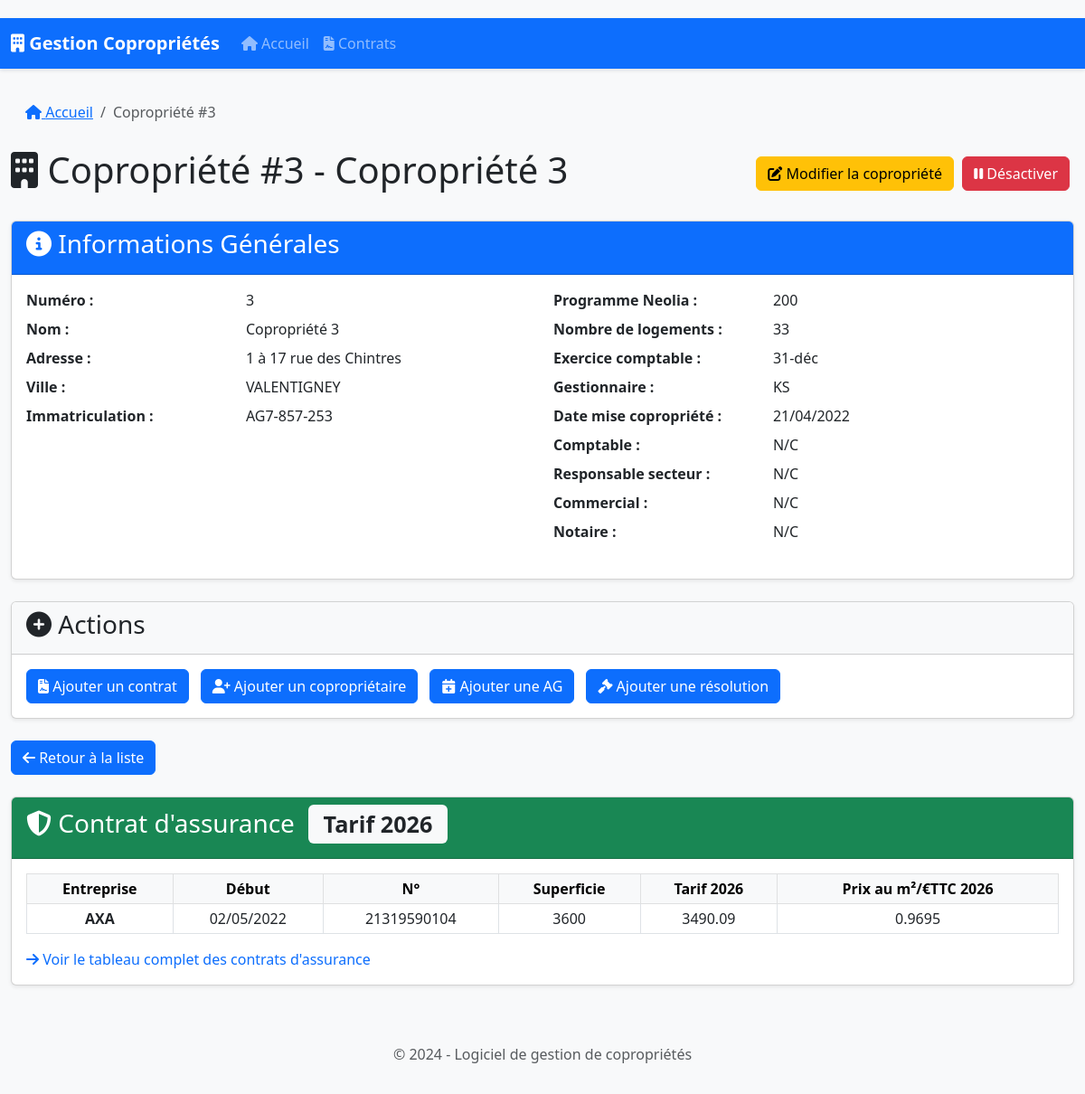
The page /copropriete/3 on the database its author committed.
### app.py (models this page shows)
class Copropriete(db.Model):
    id = db.Column(db.Integer, primary_key=True)
    numero = db.Column(db.Integer, unique=True, nullable=False)
    nom = db.Column(db.String(200), nullable=False)
    date_mise_copropriete = db.Column(db.Date)
    programme_neolia = db.Column(db.String(100))
    adresse = db.Column(db.String(300))
    ville = db.Column(db.String(100))
    immatriculation = db.Column(db.String(100))
    nombre_logements = db.Column(db.Integer)
    exercice_comptable = db.Column(db.String(20))
    gestionnaire = db.Column(db.String(50))
    comptable = db.Column(db.String(100))
    responsable_secteur = db.Column(db.String(200))
    commercial = db.Column(db.String(200))
    notaire = db.Column(db.String(200))
    est_active = db.Column(db.Boolean, default=True)
    fiche_immeuble = db.relationship('FicheImmeuble', backref='copropriete', uselist=False)
    contrats = db.relationship('Contrat', backref='copropriete', lazy=True)
    coproprietaires = db.relationship('Coproprietaire', backref='copropriete', lazy=True)
    assemblees_generales = db.relationship('AssembleeGenerale', backref='copropriete', lazy=True)
    resolutions_futures = db.relationship('ResolutionFuture', backref='copropriete', lazy=True)

class AssuranceCellule(db.Model):
    __tablename__ = 'assurance_cellules'
    id = db.Column(db.Integer, primary_key=True)
    ligne_id = db.Column(db.Integer, db.ForeignKey('assurance_lignes.id'), nullable=False)
    colonne_id = db.Column(db.Integer, db.ForeignKey('assurance_colonnes.id'), nullable=False)
    valeur = db.Column(db.Text)

### app.py (the view)
@app.route('/copropriete/<int:copro_id>')
def copropriete(copro_id):
    copropriete = Copropriete.query.options(
        joinedload(Copropriete.fiche_immeuble),
        joinedload(Copropriete.coproprietaires),
        joinedload(Copropriete.coproprietaires).joinedload(Coproprietaire.lots),
        joinedload(Copropriete.coproprietaires).joinedload(Coproprietaire.emails),
        joinedload(Copropriete.coproprietaires).joinedload(Coproprietaire.telephones),
        joinedload(Copropriete.contrats).joinedload(Contrat.prestations),
        joinedload(Copropriete.assemblees_generales).joinedload(AssembleeGenerale.points_a_retenir),
        joinedload(Copropriete.assemblees_generales).joinedload(AssembleeGenerale.budgets_travaux).joinedload(BudgetTravaux.appels_fonds),
        joinedload(Copropriete.resolutions_futures)
    ).get_or_404(copro_id)
    types_contrats = ["Assurance", "Nettoyage", "Entretien", "Sécurité", "Autre"]
    civilites = Civilite.query.all()
    assurance_contrat = _assurance_pour_copropriete(copropriete.numero)
    return render_template(
        'copropriete.html',
        copropriete=copropriete,
        contrats=copropriete.contrats,
        coproprietaires=copropriete.coproprietaires,
        assemblees=copropriete.assemblees_generales,
        resolutions=copropriete.resolutions_futures,
        types_contrats=types_contrats,
        civilites=civilites,
        assurance_contrat=assurance_contrat
    )

### app.py (called while the page is built)
@app.context_processor
def inject_models():
    return dict(Civilite=Civilite)

### templates/copropriete.html (shortened to what this page needs)
{% extends "base.html" %}
{% block content %}
<div class="row">
    <div class="col-md-12">
        <nav aria-label="breadcrumb">
            <ol class="breadcrumb">
                <li class="breadcrumb-item"><a href="{{ url_for('index') }}"><i class="fas fa-home"></i> Accueil</a></li>
                <li class="breadcrumb-item active" aria-current="page">Copropriété #{{ copropriete.numero }}</li>
            </ol>
        </nav>
        <div class="d-flex justify-content-between align-items-center mb-4">
            <h1><i class="fas fa-building"></i> Copropriété #{{ copropriete.numero }} - {{ copropriete.nom }}</h1>
            <div>
                    <a href="{{ url_for('edit_copropriete', copro_id=copropriete.id) }}" class="btn btn-warning">
                        <i class="fas fa-edit"></i> Modifier la copropriété
                    </a>
                {% if copropriete.est_active %}
                    <form method="POST" action="{{ url_for('toggle_active', copro_id=copropriete.id) }}" class="d-inline">
                        <button type="submit" class="btn btn-danger">
                            <i class="fas fa-pause"></i> Désactiver
                        </button>
                    </form>
                {% else %}
                    <form method="POST" action="{{ url_for('toggle_active', copro_id=copropriete.id) }}" class="d-inline">
                        <button type="submit" class="btn btn-success">
                            <i class="fas fa-play"></i> Réactiver
                        </button>
                    </form>
                {% endif %}
            </div>
        </div>
    </div>
</div>
<div class="card mb-4">
    <div class="card-header bg-primary text-white">
        <h3><i class="fas fa-info-circle"></i> Informations Générales</h3>
    </div>
    <div class="card-body">
        <div class="row">
            <div class="col-md-6">
                <dl class="row">
                    <dt class="col-sm-5">Numéro :</dt>
                    <dd class="col-sm-7">{{ copropriete.numero }}</dd>
                    <dt class="col-sm-5">Nom :</dt>
                    <dd class="col-sm-7">{{ copropriete.nom }}</dd>
                    <dt class="col-sm-5">Adresse :</dt>
                    <dd class="col-sm-7">{{ copropriete.adresse }}</dd>
                    <dt class="col-sm-5">Ville :</dt>
                    <dd class="col-sm-7">{{ copropriete.ville }}</dd>
                    <dt class="col-sm-5">Immatriculation :</dt>
                    <dd class="col-sm-7">{{ copropriete.immatriculation or 'N/C' }}</dd>
                </dl>
            </div>
            <div class="col-md-6">
                <dl class="row">
                    <dt class="col-sm-5">Programme Neolia :</dt>
                    <dd class="col-sm-7">{{ copropriete.programme_neolia or 'N/C' }}</dd>
                    <dt class="col-sm-5">Nombre de logements :</dt>
                    <dd class="col-sm-7">{{ copropriete.nombre_logements or 0 }}</dd>
                    <dt class="col-sm-5">Exercice comptable :</dt>
                    <dd class="col-sm-7">{{ copropriete.exercice_comptable or 'N/C' }}</dd>
                    <dt class="col-sm-5">Gestionnaire :</dt>
                    <dd class="col-sm-7">{{ copropriete.gestionnaire or 'N/C' }}</dd>
                    <dt class="col-sm-5">Date mise copropriété :</dt>
                    <dd class="col-sm-7">
                        {{ copropriete.date_mise_copropriete.strftime('%d/%m/%Y') if copropriete.date_mise_copropriete else 'N/C' }}
                    </dd>
                    <dt class="col-sm-5">Comptable :</dt>
                    <dd class="col-sm-7">{{ copropriete.comptable or 'N/C' }}</dd>
                    <dt class="col-sm-5">Responsable secteur :</dt>
                    <dd class="col-sm-7">{{ copropriete.responsable_secteur or 'N/C' }}</dd>
                    <dt class="col-sm-5">Commercial :</dt>
                    <dd class="col-sm-7">{{ copropriete.commercial or 'N/C' }}</dd>
                    <dt class="col-sm-5">Notaire :</dt>
                    <dd class="col-sm-7">{{ copropriete.notaire or 'N/C' }}</dd>
                </dl>
            </div>
        </div>
    </div>
</div>
<div class="card mb-4">
    <div class="card-header bg-light">
        <h3><i class="fas fa-plus-circle"></i> Actions</h3>
    </div>
    <div class="card-body">
        <div class="d-flex flex-wrap gap-2">
            <button type="button" class="btn btn-primary" data-bs-toggle="modal" data-bs-target="#addContratModal">
                <i class="fas fa-file-contract"></i> Ajouter un contrat
            </button>
            <button type="button" class="btn btn-primary" data-bs-toggle="modal" data-bs-target="#addCoproprietaireModal">
                <i class="fas fa-user-plus"></i> Ajouter un copropriétaire
            </button>
            <button type="button" class="btn btn-primary" data-bs-toggle="modal" data-bs-target="#addAGModal">
                <i class="fas fa-calendar-plus"></i> Ajouter une AG
            </button>
            <button type="button" class="btn btn-primary" data-bs-toggle="modal" data-bs-target="#addResolutionModal">
                <i class="fas fa-gavel"></i> Ajouter une résolution
            </button>
        </div>
    </div>
</div>
<a href="{{ url_for('index') }}" class="btn btn-primary mb-4">
    <i class="fas fa-arrow-left"></i> Retour à la liste
</a>
{% if assurance_contrat %}
<div class="card mb-4">
    <div class="card-header bg-success text-white">
        <h3><i class="fas fa-shield-alt"></i> Contrat d'assurance
            {% if assurance_contrat.derniere_annee %}<span class="badge bg-light text-dark ms-2">Tarif {{ assurance_contrat.derniere_annee }}</span>{% endif %}
        </h3>
    </div>
    <div class="card-body">
        <div class="table-responsive">
            <table class="table table-sm table-bordered align-middle">
                <thead class="table-light">
                    <tr class="text-center">
                        <th>Entreprise</th>
                        <th>Début</th>
                        <th>N°</th>
                        <th>Superficie</th>
                        {% if assurance_contrat.derniere_annee %}
                        <th>Tarif {{ assurance_contrat.derniere_annee }}</th>
                        <th>Prix au m²/€TTC {{ assurance_contrat.derniere_annee }}</th>
                        {% endif %}
                    </tr>
                </thead>
                <tbody>
                    <tr class="text-center">
                        <td class="fw-bold">{{ assurance_contrat.entreprise or '—' }}</td>
                        <td>{{ assurance_contrat.debut or '—' }}</td>
                        <td>{{ assurance_contrat.numero_contrat or '—' }}</td>
                        <td>{{ assurance_contrat.superficie or '—' }}</td>
                        {% if assurance_contrat.derniere_annee %}
                        <td>{{ assurance_contrat.dernier_tarif or '—' }}</td>
                        <td>{{ assurance_contrat.dernier_prix_m2 or '—' }}</td>
                        {% endif %}
                    </tr>
                </tbody>
            </table>
        </div>
        <p class="text-muted mb-0">
            <a href="{{ url_for('assurance_page') }}" class="text-decoration-none">
                <i class="fas fa-arrow-right"></i> Voir le tableau complet des contrats d'assurance
            </a>
        </p>
    </div>
</div>
{% endif %}
{% endblock %}

### static/css/style.css (style rules this page uses)
body { padding-top: 20px; background-color: #f8f9fa; }
.card { margin-bottom: 20px; box-shadow: 0 0.125rem 0.25rem rgba(0, 0, 0, 0.075); }
.card-header { font-weight: 600; }
.table-responsive { overflow-x: auto; }
.table { margin-bottom: 1rem; }
.table th { white-space: nowrap; }
.badge { font-size: 0.9em; padding: 0.35em 0.65em; }
.btn { margin-right: 5px; }
.breadcrumb { background-color: transparent; padding: 0.75rem 1rem; }
.breadcrumb-item + .breadcrumb-item::before { content: "/"; }

### rows shown on the page
Copropriete: numero "3", nom "Copropriété 3", adresse "1 à 17 rue des Chintres", ville "VALENTIGNEY", immatriculation "AG7-857-253", programme_neolia "200", nombre_logements "33", exercice_comptable "31-déc", gestionnaire "KS", date_mise_copropriete "21/04/2022", comptable "N/C", responsable_secteur "N/C", commercial "N/C", notaire "N/C"
AssuranceCellule: valeur "AXA"
AssuranceCellule: valeur "02/05/2022"
AssuranceCellule: valeur "21319590104"
AssuranceCellule: valeur "3600"
AssuranceCellule: valeur "3490.09"
AssuranceCellule: valeur "0.9695"

### other values the page prints
{{ assurance_contrat.derniere_annee }} "2026"
